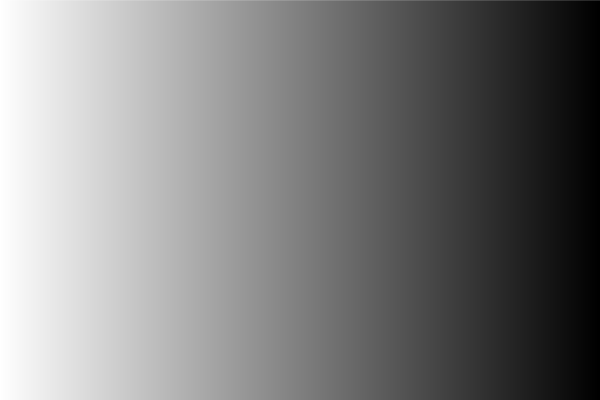
Frame 1 (no input)
Frame 60 (the mouse pressed at the canvas centre just before this capture): identical to frame 1, image omitted
Frame 120 (the mouse held since frame 60 and released just before this capture): identical to frame 1, image omitted

The Processing sketch that drew this single still picture (run headless with seeded random() and noise(); from frame 60 on, the mouse is pressed at the canvas centre):

// Processing sketch: ej12c_for_degradez
// ── ej12c_for_degradez.pde

// FOR + line = degradez

void setup(){
  size( 600, 400 );
  surface.setLocation(600,-800);
}

void draw(){
  background( 255 );
  
  //iniciador: variable que funciona de índice
  //condición: booleana, al igual que if, "hasta cuando" se repetira
  //actualización: modificación del iniciador
  for( int i = 0 ; i < width ; i++ ){
    //acciones
    float c = map( i, 0, width-1, 255, 0 );  //de blanco a negro
    stroke( c );
    line( i, 0, i, height);
  }
  
  
}
